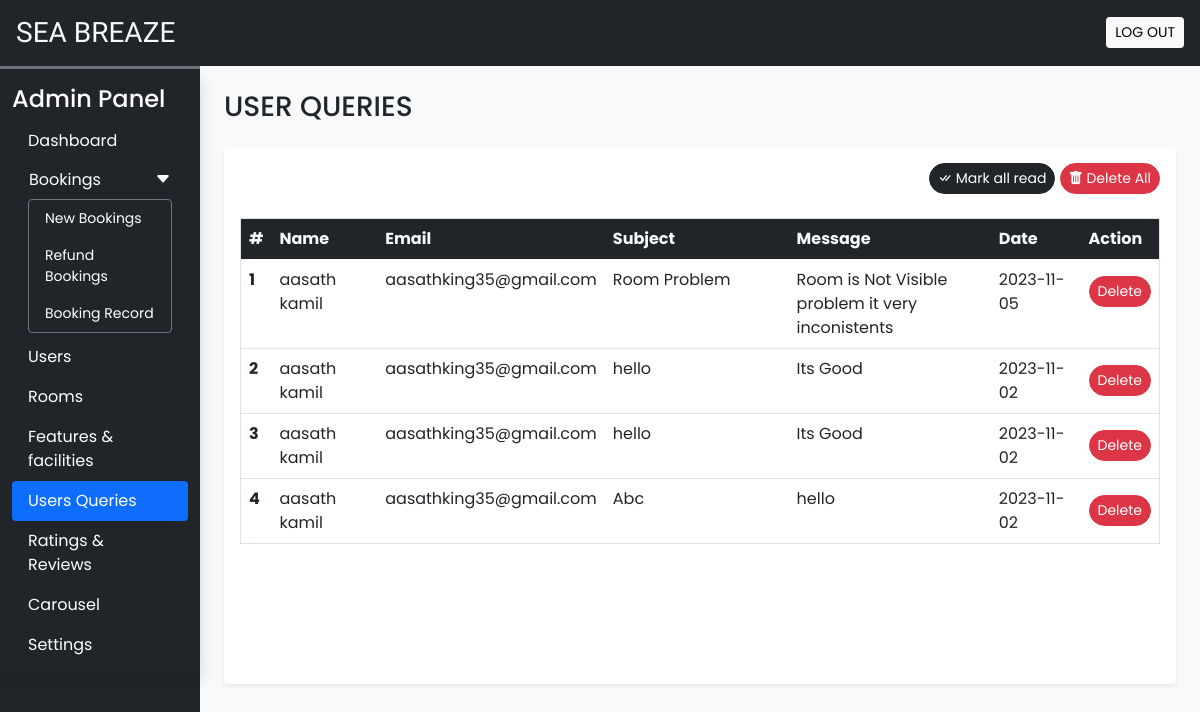
/admin/user_queries.php (signed in), run on an earlier commit of the app's database.
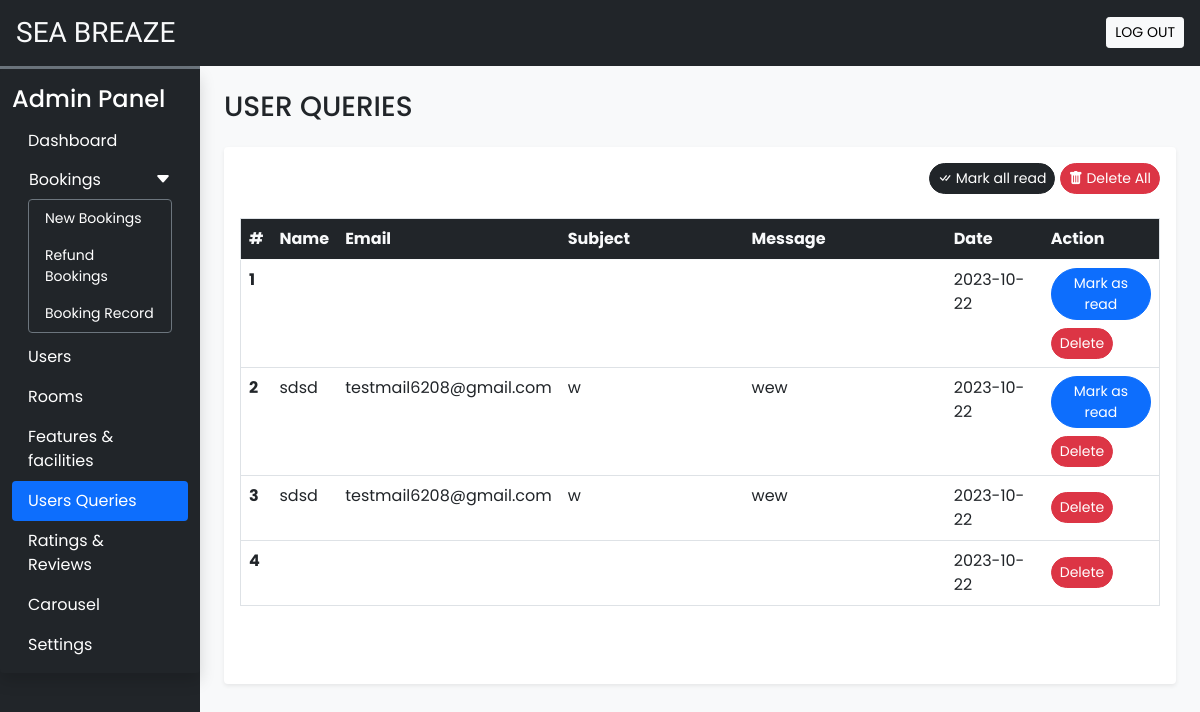
And on a later commit of the database.
### tables this page shows
CREATE TABLE `user_queries` (
  `sr_no` int(11) NOT NULL,
  `name` varchar(50) NOT NULL,
  `email` varchar(150) NOT NULL,
  `subject` varchar(250) NOT NULL,
  `message` varchar(450) NOT NULL,
  `date` date NOT NULL DEFAULT current_timestamp(),
  `seen` tinyint(4) NOT NULL DEFAULT 0
);

### admin/user_queries.php (the view, shortened to what this page needs)
<!DOCTYPE html>
<html lang="en">
<head>
    <?php require('inc/links.php') ?>
</head>
<body class="bg-light">
    <?php require('inc/header.php') ?>
    <div class="container-fluid" id="main-content">
        <div class="row">
            <div class="col-lg-10 ms-auto p-4 overflow-hidden ">
                <h3 class="mb-4">USER QUERIES</h3>
                <div class="card border-0 shadow-sm mb-4">
                    <div class="card-body">
                    <div class="text-end mb-4">
                        <a href="?seen=all" class="btn btn-dark rounded-pill shadow-none  btn-sm">
                        <i class="bi bi-check-all"></i> Mark all read</a>
                        <a href="?del=all" class="btn btn-danger rounded-pill shadow-none  btn-sm">
                        <i class="bi bi-trash-fill"></i> Delete All</a>
                    </div>
                        <div class="table-responsive-md" style="height: 450px; overflow-y:scroll;">
                            <table class="table table-hover border ">
                                <thead class=" sticky-top ">
                                    <tr class="bg-dark text-light ">
                                        <th scope="col">#</th>
                                        <th scope="col">Name</th>
                                        <th scope="col">Email</th>
                                        <th scope="col" width="20%">Subject</th>
                                        <th scope="col" width="22%">Message</th>
                                        <th scope="col">Date</th>
                                        <th scope="col">Action</th>
                                    </tr>
                                </thead>
                                <tbody>
                                    <?php
                                    $q = "SELECT * FROM `user_queries` ORDER BY `sr_no` DESC";
                                    $data = mysqli_query($con, $q);
                                    $i = 1;
                                    while ($row = mysqli_fetch_assoc($data)) {
                                        $seen = '';
                                        if ($row['seen'] != 1) {
                                            $seen = "<a href='?seen=$row[sr_no]' class='btn btn-sm rounded-pill btn-primary'>Mark as read</a><br>";
                                        }
                                        $seen .= "<a href='?del=$row[sr_no]' class='btn btn-sm rounded-pill btn-danger mt-2'>Delete</a>";
                                            echo <<<query
                                                        <tr>
                                                            <th>$i</th>
                                                            <td>{$row['name']}</td>
                                                            <td>{$row['email']}</td>
                                                            <td>{$row['subject']}</td>
                                                            <td>{$row['message']}</td>
                                                            <td>{$row['date']}</td>
                                                            <td>$seen</td>
                                                        </tr>
                                                 query;
                                        $i++;
                                    }
                                    ?>
                                </tbody>
                            </table>
                        </div>
                    </div>
                </div>
            </div>
        </div>
    </div>
</body>
</html>

What changed in the data, as far as the page shows it:
removed user_queries: name "aasath kamil", email "aasathking35@gmail.com", subject "Room Problem", message "Room is Not Visible problem it very inconistents", date "2023-11-05"
removed user_queries: name "aasath kamil", email "aasathking35@gmail.com", subject "hello", message "Its Good", date "2023-11-02"
removed user_queries: name "aasath kamil", email "aasathking35@gmail.com", subject "hello", message "Its Good", date "2023-11-02"
removed user_queries: name "aasath kamil", email "aasathking35@gmail.com", subject "Abc", message "hello", date "2023-11-02"
added user_queries: date "2023-10-22"
added user_queries: name "sdsd", email "testmail6208@gmail.com", subject "w", message "wew", date "2023-10-22"
added user_queries: name "sdsd", email "testmail6208@gmail.com", subject "w", message "wew", date "2023-10-22"
added user_queries: date "2023-10-22"
